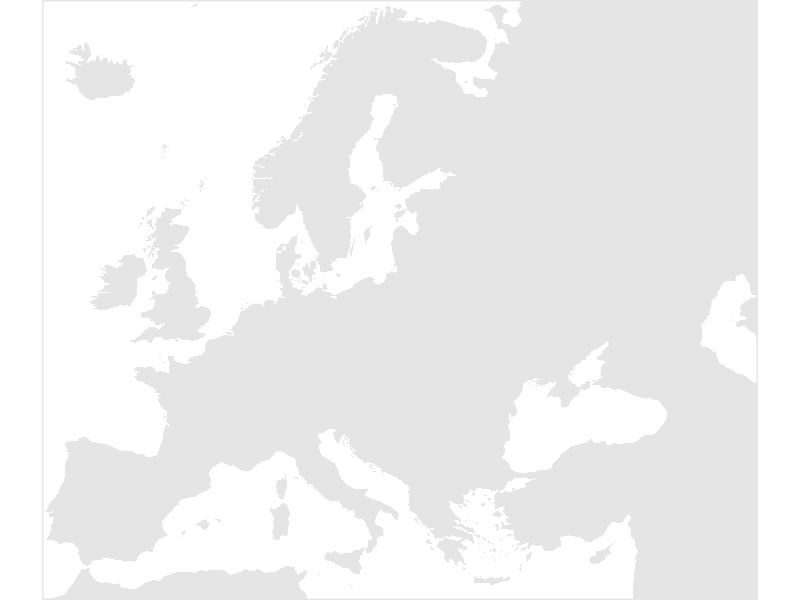

The R source for this figure: (Note: this script raises an error after producing the figure.)
#'---
#' title: A flat and simplified map of Europe
#' author: Jonas Schöley
#' date: 2018-08-28
#'---

library(tidyverse)
library(sf)
library(rnaturalearth)

eura_sf <-
  # download geospatial data for European, Asian and African countries
  ne_countries(continent = c('europe', 'asia', 'africa'), returnclass = 'sf',
               scale = 50) %>%
  # project to crs 3035
  st_transform(crs = 3035) %>%
  # merge into single polygon
  st_union(by_feature = FALSE) %>%
  st_crop(xmin = 25e5, xmax = 75e5, ymin = 13.5e5, ymax = 54.5e5)

# draw a basemap of Europe
euro_basemap <-
  ggplot(eura_sf) +
  geom_sf(color = NA, fill = 'grey90') +
  coord_sf(expand = FALSE, datum = NA) +
  theme_void() +
  theme(panel.border = element_rect(fill = NA, color = 'grey90', size = 1))

save(euro_basemap, file = './data-raw/euro_basemap.RData', compress = 'xz')
